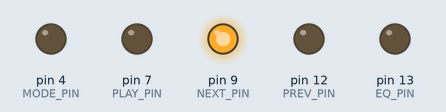
The sketch below on a simulated Arduino Uno, built with avr-gcc and run on an emulated ATmega328P. Shown: output pins drawn as LEDs (lit = HIGH). What the sketch prints to the serial monitor is not drawn.

Above: at 0.4 s.
At 3.9 s:
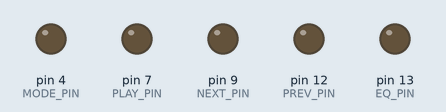
Timing chart, 0 to 7.0 s (numbered marks = the images above):
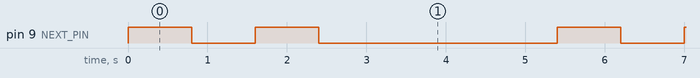

The sketch:

Sandbox.ino
```cpp
int pressedpin = 0;

// define control button pins
#define MODE_PIN 4
#define PLAY_PIN 7
#define NEXT_PIN 9
#define PREV_PIN 12
#define EQ_PIN 13

void setup() {

  // define pin mode
  pinMode(MODE_PIN, OUTPUT);
  pinMode(PLAY_PIN, OUTPUT);
  pinMode(NEXT_PIN, OUTPUT);
  pinMode(PREV_PIN, OUTPUT);
  pinMode(EQ_PIN, OUTPUT);

  // init of the pins
  digitalWrite(MODE_PIN, LOW);
  digitalWrite(PLAY_PIN, LOW);
  digitalWrite(NEXT_PIN, LOW);
  digitalWrite(PREV_PIN, LOW);
  digitalWrite(EQ_PIN, LOW);

  Serial.begin(9600);
}

void loop() {
  pressbutton(NEXT_PIN);
  delay(3000);
  //pressbutton(PREV_PIN);
  //delay(5000);
}

void pressbutton(int pin)
{
  Serial.println("Button pressed");
  pressedpin = pin;         // save pressed function/pin
  //pinMode(pin, OUTPUT);     // set pin as output to drive BT IC input
  digitalWrite(pin, HIGH);
  delay (800);
  //pinMode(pin, INPUT);      //
  digitalWrite(pin, LOW);   // S
  delay (800);
  digitalWrite(pin, HIGH);
  delay (800);
  //pinMode(pin, INPUT);      //
  digitalWrite(pin, LOW);   // S

}
```

Measured:
- by itself, pin 9 (NEXT_PIN): repeats every 5.4 s: LOW 0.80 s, HIGH 0.80 s, LOW 3.0 s, HIGH 0.80 s
- by itself, everything shown: repeats every 5.4 s, in 4 steps
